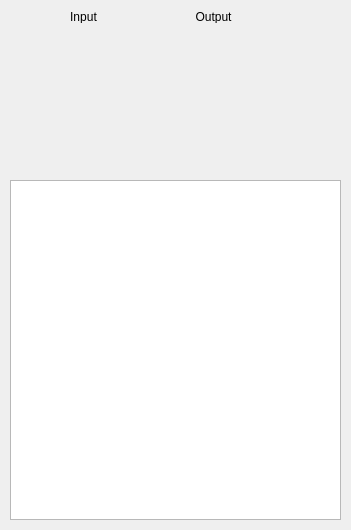
<?xml version="1.0" encoding="UTF-8"?>
<ui version="4.0">
 <class>InfoDialog</class>
 <widget class="QDialog" name="InfoDialog">
  <property name="geometry">
   <rect>
    <x>0</x>
    <y>0</y>
    <width>351</width>
    <height>530</height>
   </rect>
  </property>
  <property name="sizePolicy">
   <sizepolicy hsizetype="Expanding" vsizetype="Expanding">
    <horstretch>0</horstretch>
    <verstretch>0</verstretch>
   </sizepolicy>
  </property>
  <property name="windowTitle">
   <string>Information</string>
  </property>
  <widget class="QLabel" name="InputCaptionLabel">
   <property name="geometry">
    <rect>
     <x>60</x>
     <y>10</y>
     <width>47</width>
     <height>13</height>
    </rect>
   </property>
   <property name="text">
    <string>Input</string>
   </property>
   <property name="alignment">
    <set>Qt::AlignCenter</set>
   </property>
  </widget>
  <widget class="QLabel" name="OutputCaptionLabel">
   <property name="geometry">
    <rect>
     <x>190</x>
     <y>10</y>
     <width>47</width>
     <height>13</height>
    </rect>
   </property>
   <property name="text">
    <string>Output</string>
   </property>
   <property name="alignment">
    <set>Qt::AlignCenter</set>
   </property>
  </widget>
  <widget class="QTextEdit" name="infoText">
   <property name="geometry">
    <rect>
     <x>10</x>
     <y>180</y>
     <width>331</width>
     <height>340</height>
    </rect>
   </property>
   <property name="sizeAdjustPolicy">
    <enum>QAbstractScrollArea::AdjustToContents</enum>
   </property>
   <property name="readOnly">
    <bool>true</bool>
   </property>
  </widget>
 </widget>
 <resources/>
 <connections/>
</ui>
